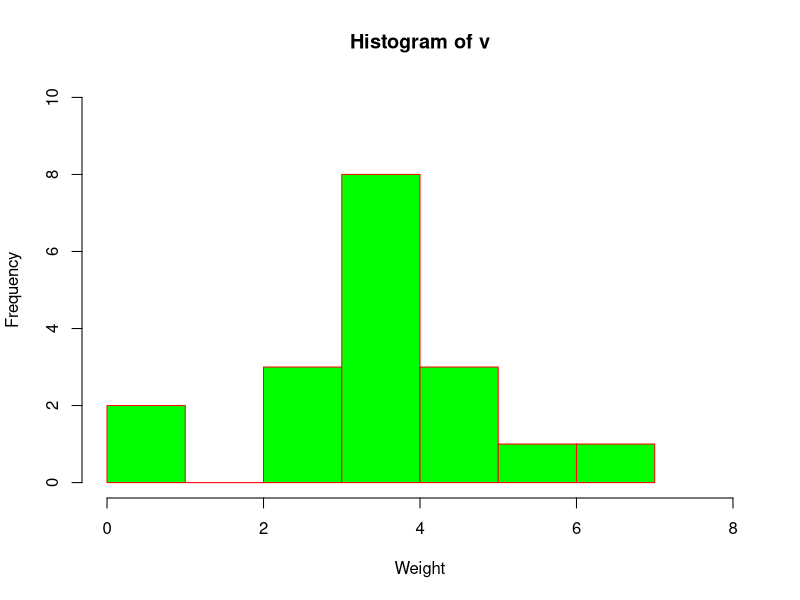
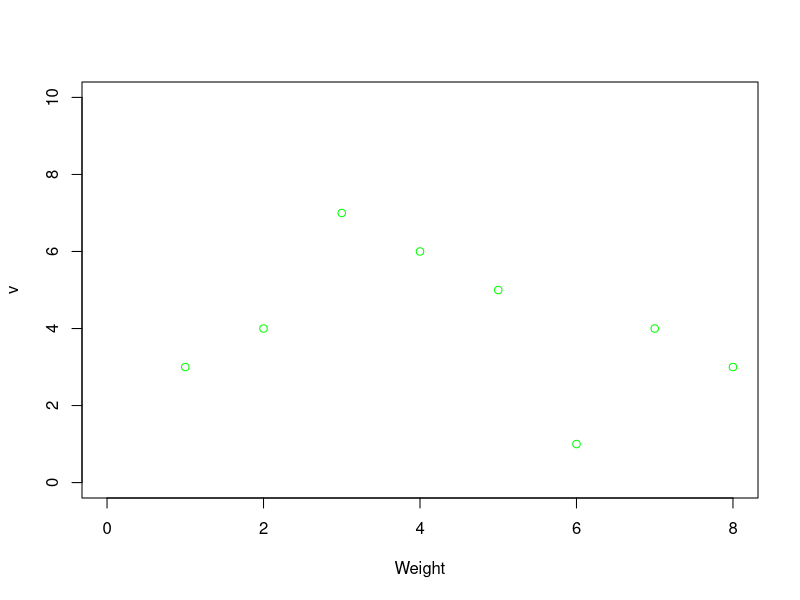

Generate these figures, in order, with R:
## ---- chunk 1
knitr::opts_chunk$set(echo = TRUE, messages=TRUE, error=TRUE)
## ---- chunk 2

help(runif)

## ---- chunk 3




## ---- chunk 4


getwd() #what working directory i am using

dir() 
## ---- chunk 5

list.files()

## ---- chunk 6


## ---- chunk 7

library(bitops) #loading according, box became checked in system library

## ---- chunk 8

#???

## ---- chunk 9
dir()
scan() #i dont see how this isnt found its clearly in the directory

## ---- chunk 10

a <- "hello"
print(a)

## ---- chunk 11
b <- c(1,2,3)
cat(b) #simply shows me whats in variabke (b)

## ---- chunk 12

first_names <- c("asdasas", "fwefef", "sfweg")

write.table(first_names)

## ---- chunk 13

a <- (1:5)
a
## ---- chunk 14

rep(c(1,2,3),each=2)

## ---- chunk 15



## ---- chunk 16

a <- list(a=1,2,3,b="hello",d=2,3,4)
b <- list(a=2, b="hi", d=3)
print(a)
print(b)

## ---- chunk 17

h <- matrix(1:20, nrow=5, ncol=5)

View(h)


## ---- chunk 18

sodium <- factor(c("low", "med", "high"))
levels(sodium)

sodium <- factor(sodium, levels=c("low", "med", "high"), ordered=TRUE)
levels(sodium)

min(sodium)
## ---- chunk 19



## ---- chunk 20



## ---- chunk 21

a = matrix( 
  c(2, 4, 3, 1, 5, 7), # the data elements 
   nrow=2,              # number of rows 
   ncol=3,              # number of columns 
   byrow = TRUE)        # fill matrix by rows 
 
a                      # print the matrix 

a[2 , 1]   # first thing in second row

## ---- chunk 22

a = matrix( 
  c(2, 4, 3, 1, 5, 7), # the data elements 
   nrow=2,              # number of rows 
   ncol=3,              # number of columns 
   byrow = TRUE)        # fill matrix by rows 
 
a                      # print the matrix 

a[-2, ] # everything but the first thing in the second row

## ---- chunk 23

a = matrix( 
  c(2, 4, 3, 1, 5, 7), # the data elements 
   nrow=2,              # number of rows 
   ncol=3,              # number of columns 
   byrow = TRUE)        # fill matrix by rows 
 
a                      # print the matrix 

a[1:2, c(1,1,1,1,1)] # everything but the first thing in the second row

## ---- chunk 24

a = matrix( 
  c(2, 4, 3, 1, 5, 7),  # the data elements 
   nrow=2,              # number of rows 
   ncol=3,              # number of columns 
   byrow = TRUE)        # fill matrix by rows 
 
a [-(1:3)]              # print the matrix 


## ---- chunk 25
a = matrix( 
  c(2, 4, 3, 1, 5, 7),  # the data elements 
   nrow=2,              # number of rows 
   ncol=3,              # number of columns 
   byrow = TRUE)        # fill matrix by rows 

a[c(1,3,5)] #what is in postion 1,3,5


## ---- chunk 26

x <- c(1,3,4,5,6,7)
x[x > 3] 
## ---- chunk 27

x <- c(1,3,4,5,6,7)
x[x > 3 & x < 5] 


## ---- chunk 28




## ---- chunk 29

n <- c(2, 3, 5) 
s <- c("aa", "bb", "cc", "dd", "ee")
b <- c(TRUE, FALSE, TRUE, FALSE, FALSE) 
x <- list(n, s, b, 3)   # x contains copies of n, s, b

x[4]

## ---- chunk 30

n <- c(2, 3, 5) 
s <- c("aa", "bb", "cc", "dd", "ee")
b <- c(TRUE, FALSE, TRUE, FALSE, FALSE) 
x <- list(n, s, b, 3)   # x contains copies of n, s, b

x[[1]][2]

## ---- chunk 31

b[[TRUE]]

## ---- chunk 32
bob <- c(2, 3, 5)
john <- c("aa", "bb")
v <- list(bob <- c(2, 3, 5), john <- c("aa", "bb")) 
 
v$bob #i expect this to return 2,3,5
v[bob]

## ---- chunk 33

x <- matrix(1:9, nrow = 3, dimnames = list(c("X","Y","Z"), c("A","B","C")))
x

x["Y","B"]
## ---- chunk 34

x["Z",]

## ---- chunk 35

x[,"C"]

## ---- chunk 36

x[,c("A","C")]

## ---- chunk 37

x["Y",]

## ---- chunk 38



## ---- chunk 39

x <- c(1,2,4,5,53,2)
as.numeric(x)# i believe this is should be coding responses as numeric, which i dont quite undetstand in this context.for instance a likert scale 

## ---- chunk 40


## ---- chunk 41


## ---- chunk 42


## ---- chunk 43


## ---- chunk 44


## ---- chunk 45


## ---- chunk 46


## ---- chunk 47

x <- c(1,2,5,6,3,6,64,4,3,7,8,9)
length(x)

## ---- chunk 48
x <- c(1,2,5,6,3,6,64,4,3,7,8,9)
dim(x)#? not sure here
## ---- chunk 49


## ---- chunk 50
matrix(a, nrow = 2, ncol = 3)

## ---- chunk 51


## ---- chunk 52


## ---- chunk 53

x <- c(1,4,57,54754,6576,3456346,4)

which.max(x) #not sure why its not diagnosing thr enetire number and just the last digit, 

## ---- chunk 54

x <- c(1211,124,57,54754,6576,3456346,4)
which.min(x) #why is this not 4?

## ---- chunk 55
y <- c(3,5,7,8,4,3,3,2)
which(y == 4)

## ---- chunk 56

m <- c(5,2,6,7,8,3,3,3,3)
sort(m)

## ---- chunk 57


## ---- chunk 58
d <- c(2,4,5,8,5,3,6,5,8,6,5,3,3,4,6,6,8,8,5,4,3,2,3)
table(d)#, or categorization, assuming i can use strsplit but im not positive


## ---- chunk 59

d <- 1:20
sort(sample(d[d > 7]))#sorted all numbers greater than 7 from variable d

## ---- chunk 60

max(d)

## ---- chunk 61
min(d)
## ---- chunk 62
range(d)

## ---- chunk 63

sum(d)
## ---- chunk 64
mean(d)
## ---- chunk 65
median(d)
## ---- chunk 66

var(d)

## ---- chunk 67
sd(d)

## ---- chunk 68
round(.5 + -2:4)
( x1 <- seq(-2, 4, by = .5) )#sequence of numbers by the .5 in each sequence 
## ---- chunk 69

abs(d)
x <- matrix(c(-3,5,-7,1,-9,4),nrow=3,ncol=2,byrow=TRUE)
abs(x[1,])#absolute value of row one


## ---- chunk 70

h <- matrix(1:20, nrow=5, ncol=4)
t(h)

## ---- chunk 71

# NOT RUN {
dim(diag(3))
diag(10, 3, 4) # guess what?
all(diag(1:3) == {m <- matrix(0,3,3); diag(m) <- 1:3; m})

## ---- chunk 72
h <- matrix(1:20, nrow=5, ncol=4)
rowSums(h)
colSums(h)
rowMeans(h)
colMeans(h)
## ---- chunk 73

#not sure why or what this is going to do for me 
## ---- chunk 74

paste0(1:12) #need an elementary explanation
paste(1:12)      
as.character(1:12)

## ---- chunk 75

q <- "dogs cats" #strsplit helps find letters in string
strsplit(q,split="") #to split a character vector
t <-strsplit(q,split ="")



t[[1]]
t[[1]][2]#use to access second item in string
t[[1]][6]#use to access sixth item in string
table(t)



## ---- chunk 76

test1 <- c(text1 = "England and France are members of NATO and UNESCO", 
text2 = "NASA sent a rocket into space.")
tolower(test1)

## ---- chunk 77

test1 <- c(text1 = "England and France are members of NATO and UNESCO", 
text2 = "NASA sent a rocket into space.")
toupper(test1)

## ---- chunk 78

v <- c(3, 4, 7, 6, 5, 1, 4, 3, 4, 4, 5, 4, 0, 3, 5, 4, 4, 4)

# Give the chart file a name.
png(file = "histogram_lim_breaks.png")

# Create the histogram.
hist(v,xlab = "Weight",col = "green",border = "red", xlim = c(0,8), ylim = c(0,10),
   breaks = 5)

## ---- chunk 79

v <- c(3, 4, 7, 6, 5, 1, 4, 3, 4, 4, 5, 4, 0, 3, 5, 4, 4, 4)

# Give the chart file a name.
png(file = "histogram_lim_breaks.png")

# Create the histogram.
plot(v,xlab = "Weight",col = "green", xlim = c(0,8), ylim = c(0,10))

## ---- chunk 80

rnorm(n, mean = 10, sd = 1.5)

## ---- chunk 81
n <- c(1,2,5,7,8,4,3,2,5,6,8,8,5)
runif(n, min = 0, max = 10)

## ---- chunk 82

addtwo <- function(x) {
  b <- x + 2
  return(b)
}
addtwo(2) 
## ---- chunk 83



## ---- chunk 84
